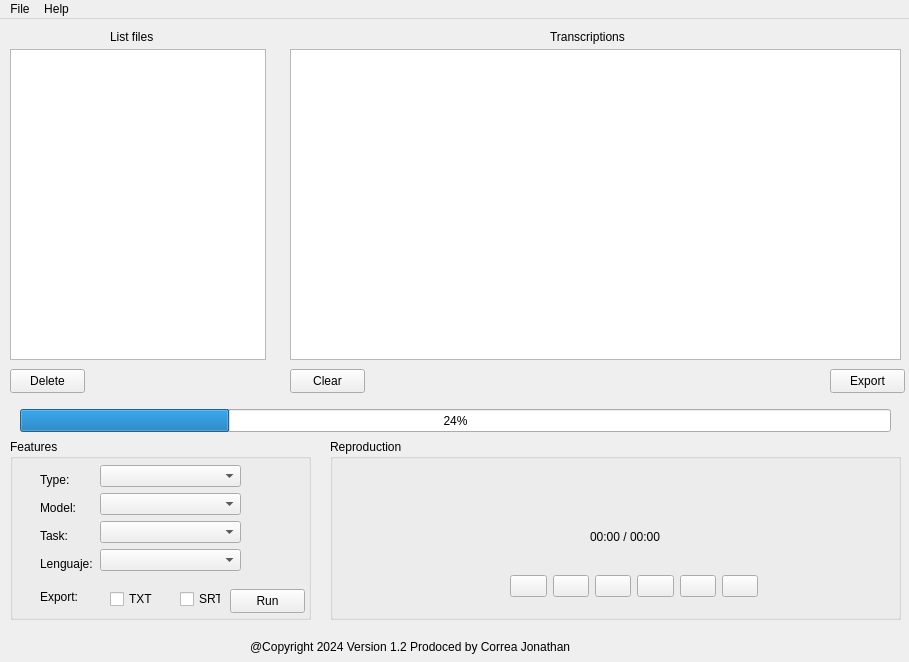
<?xml version="1.0" encoding="UTF-8"?>
<ui version="4.0">
 <class>MainWindow</class>
 <widget class="QMainWindow" name="MainWindow">
  <property name="geometry">
   <rect>
    <x>0</x>
    <y>0</y>
    <width>909</width>
    <height>662</height>
   </rect>
  </property>
  <property name="windowTitle">
   <string>AudioText</string>
  </property>
  <property name="windowIcon">
   <iconset>
    <normaloff>../../icons/icono.ico</normaloff>../../icons/icono.ico</iconset>
  </property>
  <widget class="QWidget" name="centralwidget">
   <widget class="QListView" name="listView_songs">
    <property name="geometry">
     <rect>
      <x>10</x>
      <y>30</y>
      <width>256</width>
      <height>311</height>
     </rect>
    </property>
   </widget>
   <widget class="QLabel" name="label">
    <property name="geometry">
     <rect>
      <x>110</x>
      <y>10</y>
      <width>51</width>
      <height>16</height>
     </rect>
    </property>
    <property name="styleSheet">
     <string notr="true">font: 700 10pt &quot;Segoe UI&quot;;</string>
    </property>
    <property name="text">
     <string>List files</string>
    </property>
   </widget>
   <widget class="QLabel" name="label_2">
    <property name="geometry">
     <rect>
      <x>550</x>
      <y>10</y>
      <width>101</width>
      <height>16</height>
     </rect>
    </property>
    <property name="styleSheet">
     <string notr="true">font: 700 10pt &quot;Segoe UI&quot;;</string>
    </property>
    <property name="text">
     <string>Transcriptions</string>
    </property>
   </widget>
   <widget class="QTextEdit" name="textEdit_Transcipcions">
    <property name="geometry">
     <rect>
      <x>290</x>
      <y>30</y>
      <width>611</width>
      <height>311</height>
     </rect>
    </property>
   </widget>
   <widget class="QPushButton" name="pushButton_delete_song">
    <property name="geometry">
     <rect>
      <x>10</x>
      <y>350</y>
      <width>75</width>
      <height>24</height>
     </rect>
    </property>
    <property name="text">
     <string>Delete</string>
    </property>
   </widget>
   <widget class="QPushButton" name="pushButton_export">
    <property name="geometry">
     <rect>
      <x>830</x>
      <y>350</y>
      <width>75</width>
      <height>24</height>
     </rect>
    </property>
    <property name="text">
     <string>Export</string>
    </property>
   </widget>
   <widget class="QPushButton" name="pushButton_clear_text_area">
    <property name="geometry">
     <rect>
      <x>290</x>
      <y>350</y>
      <width>75</width>
      <height>24</height>
     </rect>
    </property>
    <property name="text">
     <string>Clear</string>
    </property>
   </widget>
   <widget class="QGroupBox" name="groupBox_transcript">
    <property name="geometry">
     <rect>
      <x>10</x>
      <y>420</y>
      <width>301</width>
      <height>181</height>
     </rect>
    </property>
    <property name="title">
     <string>Features</string>
    </property>
    <widget class="QLabel" name="label_7">
     <property name="geometry">
      <rect>
       <x>30</x>
       <y>150</y>
       <width>51</width>
       <height>16</height>
      </rect>
     </property>
     <property name="text">
      <string>Export:</string>
     </property>
    </widget>
    <widget class="QCheckBox" name="checkBox_txt">
     <property name="geometry">
      <rect>
       <x>100</x>
       <y>150</y>
       <width>75</width>
       <height>20</height>
      </rect>
     </property>
     <property name="text">
      <string>TXT</string>
     </property>
    </widget>
    <widget class="QCheckBox" name="checkBox_srt">
     <property name="geometry">
      <rect>
       <x>170</x>
       <y>150</y>
       <width>41</width>
       <height>20</height>
      </rect>
     </property>
     <property name="text">
      <string>SRT</string>
     </property>
    </widget>
    <widget class="QPushButton" name="pushButton_transcribe">
     <property name="geometry">
      <rect>
       <x>220</x>
       <y>150</y>
       <width>75</width>
       <height>24</height>
      </rect>
     </property>
     <property name="text">
      <string>Run</string>
     </property>
    </widget>
    <widget class="QWidget" name="layoutWidget">
     <property name="geometry">
      <rect>
       <x>30</x>
       <y>30</y>
       <width>53</width>
       <height>106</height>
      </rect>
     </property>
     <layout class="QVBoxLayout" name="verticalLayout">
      <item>
       <widget class="QLabel" name="label_3">
        <property name="text">
         <string>Type:</string>
        </property>
       </widget>
      </item>
      <item>
       <widget class="QLabel" name="label_4">
        <property name="text">
         <string>Model:</string>
        </property>
       </widget>
      </item>
      <item>
       <widget class="QLabel" name="label_6">
        <property name="text">
         <string>Task:</string>
        </property>
       </widget>
      </item>
      <item>
       <widget class="QLabel" name="label_5">
        <property name="text">
         <string>Lenguaje:</string>
        </property>
       </widget>
      </item>
     </layout>
    </widget>
    <widget class="QWidget" name="layoutWidget">
     <property name="geometry">
      <rect>
       <x>90</x>
       <y>26</y>
       <width>141</width>
       <height>108</height>
      </rect>
     </property>
     <layout class="QVBoxLayout" name="verticalLayout_2">
      <item>
       <widget class="QComboBox" name="comboBox_tipe_model">
        <property name="currentText">
         <string/>
        </property>
       </widget>
      </item>
      <item>
       <widget class="QComboBox" name="comboBox_model"/>
      </item>
      <item>
       <widget class="QComboBox" name="comboBox_Task"/>
      </item>
      <item>
       <widget class="QComboBox" name="comboBox_Lenguaje"/>
      </item>
     </layout>
    </widget>
   </widget>
   <widget class="QLabel" name="label_8">
    <property name="geometry">
     <rect>
      <x>250</x>
      <y>620</y>
      <width>371</width>
      <height>16</height>
     </rect>
    </property>
    <property name="styleSheet">
     <string notr="true">font: 700 10pt &quot;Segoe UI&quot;;</string>
    </property>
    <property name="text">
     <string>@Copyright 2024 Version 1.2 Prodoced by Correa Jonathan</string>
    </property>
   </widget>
   <widget class="QGroupBox" name="groupBox_reprodution">
    <property name="geometry">
     <rect>
      <x>330</x>
      <y>420</y>
      <width>571</width>
      <height>181</height>
     </rect>
    </property>
    <property name="title">
     <string>Reproduction</string>
    </property>
    <widget class="QLabel" name="label_time_song">
     <property name="geometry">
      <rect>
       <x>260</x>
       <y>90</y>
       <width>71</width>
       <height>16</height>
      </rect>
     </property>
     <property name="text">
      <string>00:00 / 00:00</string>
     </property>
    </widget>
    <widget class="QWidget" name="layoutWidget">
     <property name="geometry">
      <rect>
       <x>180</x>
       <y>130</y>
       <width>248</width>
       <height>34</height>
      </rect>
     </property>
     <layout class="QHBoxLayout" name="horizontalLayout">
      <item>
       <widget class="QPushButton" name="pushButton_back">
        <property name="text">
         <string/>
        </property>
        <property name="icon">
         <iconset>
          <normaloff>../../icons/rewind-button (1).png</normaloff>../../icons/rewind-button (1).png</iconset>
        </property>
        <property name="iconSize">
         <size>
          <width>24</width>
          <height>24</height>
         </size>
        </property>
       </widget>
      </item>
      <item>
       <widget class="QPushButton" name="pushButton_review">
        <property name="text">
         <string/>
        </property>
        <property name="icon">
         <iconset>
          <normaloff>../../icons/rewind-symbol.png</normaloff>../../icons/rewind-symbol.png</iconset>
        </property>
        <property name="iconSize">
         <size>
          <width>24</width>
          <height>24</height>
         </size>
        </property>
       </widget>
      </item>
      <item>
       <widget class="QPushButton" name="pushButton_play">
        <property name="text">
         <string/>
        </property>
        <property name="icon">
         <iconset>
          <normaloff>../../icons/play-button.png</normaloff>../../icons/play-button.png</iconset>
        </property>
        <property name="iconSize">
         <size>
          <width>24</width>
          <height>24</height>
         </size>
        </property>
       </widget>
      </item>
      <item>
       <widget class="QPushButton" name="pushButton_stop">
        <property name="text">
         <string/>
        </property>
        <property name="icon">
         <iconset>
          <normaloff>../../icons/stop-button.png</normaloff>../../icons/stop-button.png</iconset>
        </property>
        <property name="iconSize">
         <size>
          <width>24</width>
          <height>24</height>
         </size>
        </property>
       </widget>
      </item>
      <item>
       <widget class="QPushButton" name="pushButton_foward">
        <property name="text">
         <string/>
        </property>
        <property name="icon">
         <iconset>
          <normaloff>../../icons/forward.png</normaloff>../../icons/forward.png</iconset>
        </property>
        <property name="iconSize">
         <size>
          <width>24</width>
          <height>24</height>
         </size>
        </property>
       </widget>
      </item>
      <item>
       <widget class="QPushButton" name="pushButton_next">
        <property name="text">
         <string/>
        </property>
        <property name="icon">
         <iconset>
          <normaloff>../../icons/foward.png</normaloff>../../icons/foward.png</iconset>
        </property>
        <property name="iconSize">
         <size>
          <width>24</width>
          <height>24</height>
         </size>
        </property>
       </widget>
      </item>
     </layout>
    </widget>
   </widget>
   <widget class="QProgressBar" name="progressBar_process">
    <property name="geometry">
     <rect>
      <x>20</x>
      <y>390</y>
      <width>871</width>
      <height>23</height>
     </rect>
    </property>
    <property name="value">
     <number>24</number>
    </property>
   </widget>
  </widget>
  <widget class="QMenuBar" name="menubar">
   <property name="geometry">
    <rect>
     <x>0</x>
     <y>0</y>
     <width>909</width>
     <height>22</height>
    </rect>
   </property>
   <widget class="QMenu" name="menuFile">
    <property name="title">
     <string>File</string>
    </property>
    <addaction name="actionImport_files"/>
    <addaction name="actionImport_URL"/>
   </widget>
   <widget class="QMenu" name="menuHelp">
    <property name="title">
     <string>Help</string>
    </property>
    <addaction name="actionPDF"/>
   </widget>
   <addaction name="menuFile"/>
   <addaction name="menuHelp"/>
  </widget>
  <action name="actionImport_files">
   <property name="text">
    <string>Import files</string>
   </property>
  </action>
  <action name="actionImport_URL">
   <property name="text">
    <string>Import URL</string>
   </property>
  </action>
  <action name="actionPDF">
   <property name="text">
    <string>Manual</string>
   </property>
  </action>
 </widget>
 <resources/>
 <connections/>
</ui>
